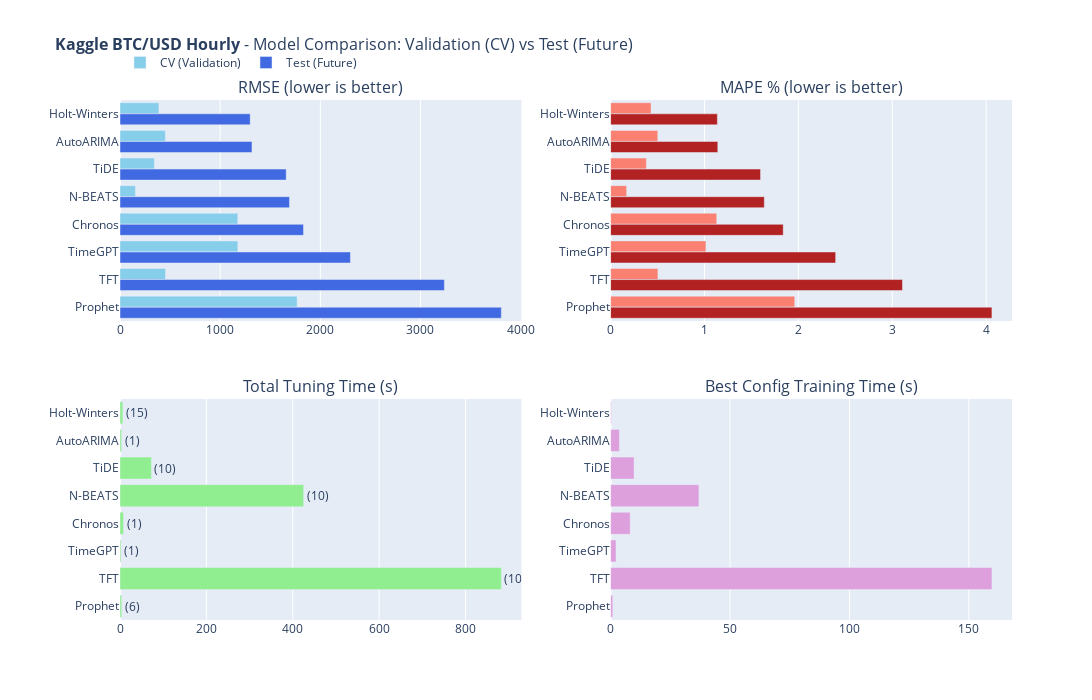

This figure's notebook cell:
### Code cell
# 10. All Models Comparison (Interactive)

fig_comparison = plot_model_comparison(
    tracker.get_results_df(),
    DATASET_CONFIG["name"],
    value_unit=DATASET_CONFIG.get("value_unit"),
    test_predictions=final_predictions
)
fig_comparison.show()

### Figure 1 — Plotly figure (JSON) as saved in the notebook; plotly's stock layout.template omitted (floating-point values rounded to 4 significant figures)
{"data": [{"hovertemplate": "<b>%{y}</b><br>CV RMSE: %{x:.2f}<extra></extra>", "marker": {"color": "skyblue"}, "name": "CV (Validation)", "orientation": "h", "type": "bar", "x": [388.4, 453.0, 343.7, 154.3, 1176.0, 1176.0, 454.5, 1769.0], "xaxis": "x", "y": ["Holt-Winters", "AutoARIMA", "TiDE", "N-BEATS", "Chronos", "TimeGPT", "TFT", "Prophet"], "yaxis": "y"}, {"hovertemplate": "<b>%{y}</b><br>Test RMSE: %{x:.2f}<extra></extra>", "marker": {"color": "royalblue"}, "name": "Test (Future)", "orientation": "h", "type": "bar", "x": [1300.0, 1318.0, 1659.0, 1692.0, 1832.0, 2301.0, 3238.0, 3807.0], "xaxis": "x", "y": ["Holt-Winters", "AutoARIMA", "TiDE", "N-BEATS", "Chronos", "TimeGPT", "TFT", "Prophet"], "yaxis": "y"}, {"hovertemplate": "<b>%{y}</b><br>CV MAPE: %{x:.2f}%<extra></extra>", "marker": {"color": "salmon"}, "name": "CV (Validation)", "orientation": "h", "showlegend": false, "type": "bar", "x": [0.4308, 0.5024, 0.3812, 0.1711, 1.13, 1.015, 0.5041, 1.962], "xaxis": "x2", "y": ["Holt-Winters", "AutoARIMA", "TiDE", "N-BEATS", "Chronos", "TimeGPT", "TFT", "Prophet"], "yaxis": "y2"}, {"hovertemplate": "<b>%{y}</b><br>Test MAPE: %{x:.2f}%<extra></extra>", "marker": {"color": "firebrick"}, "name": "Test (Future)", "orientation": "h", "showlegend": false, "type": "bar", "x": [1.137, 1.142, 1.597, 1.637, 1.839, 2.397, 3.109, 4.062], "xaxis": "x2", "y": ["Holt-Winters", "AutoARIMA", "TiDE", "N-BEATS", "Chronos", "TimeGPT", "TFT", "Prophet"], "yaxis": "y2"}, {"hovertemplate": "<b>%{y}</b><br>Time: %{x:.2f}s<extra></extra>", "marker": {"color": "lightgreen"}, "orientation": "h", "showlegend": false, "text": ["(15)", "(1)", "(10)", "(10)", "(1)", "(1)", "(10)", "(6)"], "textposition": "outside", "type": "bar", "x": [6.606, 3.68, 72.78, 425.2, 8.21, 2.275, 883.0, 4.002], "xaxis": "x3", "y": ["Holt-Winters", "AutoARIMA", "TiDE", "N-BEATS", "Chronos", "TimeGPT", "TFT", "Prophet"], "yaxis": "y3"}, {"hovertemplate": "<b>%{y}</b><br>Time: %{x:.2f}s<extra></extra>", "marker": {"color": "plum"}, "orientation": "h", "showlegend": false, "type": "bar", "x": [0.3283, 3.675, 9.829, 36.98, 8.21, 2.275, 159.7, 0.9141], "xaxis": "x4", "y": ["Holt-Winters", "AutoARIMA", "TiDE", "N-BEATS", "Chronos", "TimeGPT", "TFT", "Prophet"], "yaxis": "y4"}], "layout": {"annotations": [{"font": {"size": 16}, "showarrow": false, "text": "RMSE (lower is better)", "x": 0.225, "xanchor": "center", "xref": "paper", "y": 1, "yanchor": "bottom", "yref": "paper"}, {"font": {"size": 16}, "showarrow": false, "text": "MAPE % (lower is better)", "x": 0.775, "xanchor": "center", "xref": "paper", "y": 1, "yanchor": "bottom", "yref": "paper"}, {"font": {"size": 16}, "showarrow": false, "text": "Total Tuning Time (s)", "x": 0.225, "xanchor": "center", "xref": "paper", "y": 0.425, "yanchor": "bottom", "yref": "paper"}, {"font": {"size": 16}, "showarrow": false, "text": "Best Config Training Time (s)", "x": 0.775, "xanchor": "center", "xref": "paper", "y": 0.425, "yanchor": "bottom", "yref": "paper"}], "barmode": "group", "height": 700, "legend": {"orientation": "h", "x": 0, "y": 1.1}, "margin": {"l": 120}, "title": {"font": {"size": 16}, "text": "<b>Kaggle BTC/USD Hourly</b> - Model Comparison: Validation (CV) vs Test (Future)"}, "width": 1700, "xaxis": {"anchor": "y", "domain": [0, 0.45]}, "xaxis2": {"anchor": "y2", "domain": [0.55, 1]}, "xaxis3": {"anchor": "y3", "domain": [0, 0.45]}, "xaxis4": {"anchor": "y4", "domain": [0.55, 1]}, "yaxis": {"anchor": "x", "autorange": "reversed", "domain": [0.575, 1]}, "yaxis2": {"anchor": "x2", "autorange": "reversed", "domain": [0.575, 1]}, "yaxis3": {"anchor": "x3", "autorange": "reversed", "domain": [0, 0.425]}, "yaxis4": {"anchor": "x4", "autorange": "reversed", "domain": [0, 0.425]}}}
